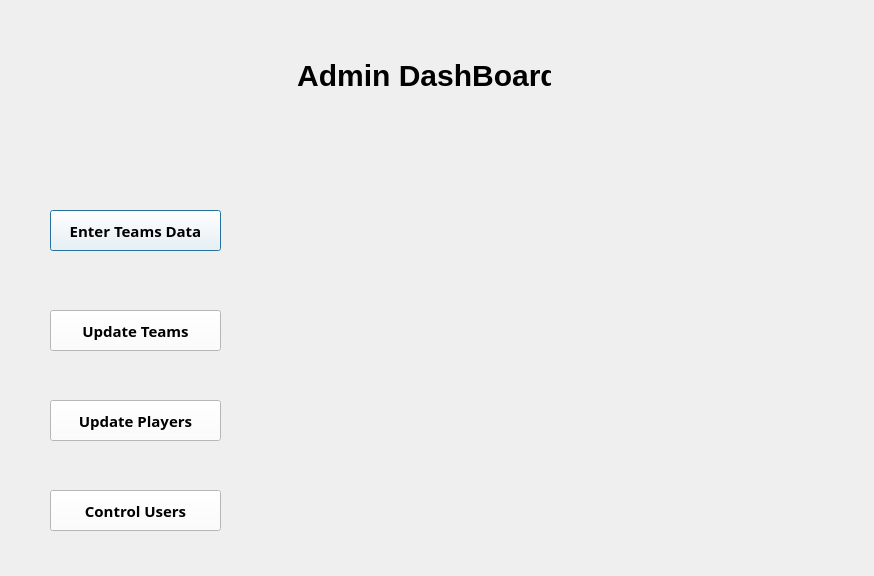
<?xml version="1.0" encoding="UTF-8"?>
<ui version="4.0">
 <class>AdminHomeGui</class>
 <widget class="QDialog" name="AdminHomeGui">
  <property name="geometry">
   <rect>
    <x>0</x>
    <y>0</y>
    <width>874</width>
    <height>576</height>
   </rect>
  </property>
  <property name="windowTitle">
   <string>Dialog</string>
  </property>
  <widget class="QLabel" name="label">
   <property name="geometry">
    <rect>
     <x>-10</x>
     <y>-120</y>
     <width>1081</width>
     <height>791</height>
    </rect>
   </property>
   <property name="styleSheet">
    <string notr="true">image: url(:/res/vecteezy_zigzag-blue-background-epl-english-premier-league-thumbnail_35674784.jpg);
font-size:30px;</string>
   </property>
   <property name="text">
    <string/>
   </property>
  </widget>
  <widget class="QLabel" name="label_2">
   <property name="geometry">
    <rect>
     <x>290</x>
     <y>30</y>
     <width>261</width>
     <height>91</height>
    </rect>
   </property>
   <property name="styleSheet">
    <string notr="true">font-size:30px;
color:black;
font-weight:bold;</string>
   </property>
   <property name="text">
    <string> Admin DashBoard</string>
   </property>
  </widget>
  <widget class="QPushButton" name="pushButton">
   <property name="geometry">
    <rect>
     <x>50</x>
     <y>210</y>
     <width>171</width>
     <height>41</height>
    </rect>
   </property>
   <property name="font">
    <font>
     <family>Microsoft JhengHei</family>
     <pointsize>11</pointsize>
     <bold>true</bold>
    </font>
   </property>
   <property name="cursor">
    <cursorShape>PointingHandCursor</cursorShape>
   </property>
   <property name="styleSheet">
    <string notr="true">background-color: rgb(255, 255, 255);
alternate-background-color: rgb(94, 94, 94);
color: rgb(0, 0, 0);
</string>
   </property>
   <property name="text">
    <string>Enter Teams Data</string>
   </property>
  </widget>
  <widget class="QPushButton" name="pushButton_2">
   <property name="geometry">
    <rect>
     <x>50</x>
     <y>310</y>
     <width>171</width>
     <height>41</height>
    </rect>
   </property>
   <property name="font">
    <font>
     <family>Microsoft JhengHei</family>
     <pointsize>11</pointsize>
     <bold>true</bold>
    </font>
   </property>
   <property name="cursor">
    <cursorShape>PointingHandCursor</cursorShape>
   </property>
   <property name="styleSheet">
    <string notr="true">background-color: rgb(255, 255, 255);
alternate-background-color: rgb(94, 94, 94);
color: rgb(0, 0, 0);</string>
   </property>
   <property name="text">
    <string>Update Teams</string>
   </property>
  </widget>
  <widget class="QPushButton" name="pushButton_3">
   <property name="geometry">
    <rect>
     <x>50</x>
     <y>400</y>
     <width>171</width>
     <height>41</height>
    </rect>
   </property>
   <property name="font">
    <font>
     <family>Microsoft JhengHei</family>
     <pointsize>11</pointsize>
     <bold>true</bold>
    </font>
   </property>
   <property name="cursor">
    <cursorShape>PointingHandCursor</cursorShape>
   </property>
   <property name="styleSheet">
    <string notr="true">background-color: rgb(255, 255, 255);
alternate-background-color: rgb(94, 94, 94);
color: rgb(0, 0, 0);</string>
   </property>
   <property name="text">
    <string>Update Players</string>
   </property>
  </widget>
  <widget class="QPushButton" name="pushButton_4">
   <property name="geometry">
    <rect>
     <x>50</x>
     <y>490</y>
     <width>171</width>
     <height>41</height>
    </rect>
   </property>
   <property name="font">
    <font>
     <family>Microsoft JhengHei</family>
     <pointsize>11</pointsize>
     <bold>true</bold>
    </font>
   </property>
   <property name="cursor">
    <cursorShape>PointingHandCursor</cursorShape>
   </property>
   <property name="styleSheet">
    <string notr="true">background-color: rgb(255, 255, 255);
alternate-background-color: rgb(94, 94, 94);
color: rgb(0, 0, 0);</string>
   </property>
   <property name="text">
    <string>Control Users</string>
   </property>
  </widget>
  <widget class="QLabel" name="label_3">
   <property name="geometry">
    <rect>
     <x>300</x>
     <y>150</y>
     <width>581</width>
     <height>581</height>
    </rect>
   </property>
   <property name="styleSheet">
    <string notr="true">image: url(:/1000128636-removebg-preview.png);</string>
   </property>
   <property name="text">
    <string/>
   </property>
  </widget>
 </widget>
 <resources/>
 <connections/>
</ui>
